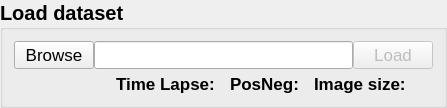
     <widget class="QGroupBox" name="groupBox">
      <property name="font">
       <font>
        <pointsize>15</pointsize>
        <weight>75</weight>
        <bold>true</bold>
       </font>
      </property>
      <property name="title">
       <string>Load dataset</string>
      </property>
      <layout class="QGridLayout" name="gridLayout_17">
       <property name="verticalSpacing">
        <number>5</number>
       </property>
       <item row="0" column="0">
        <layout class="QHBoxLayout" name="horizontalLayout_3">
         <item>
          <widget class="QPushButton" name="pushButton_file_browser">
           <property name="font">
            <font>
             <pointsize>13</pointsize>
             <weight>50</weight>
             <bold>false</bold>
            </font>
           </property>
           <property name="text">
            <string>Browse</string>
           </property>
          </widget>
         </item>
         <item>
          <widget class="QLineEdit" name="lineEdit_file_path">
           <property name="font">
            <font>
             <pointsize>13</pointsize>
             <weight>50</weight>
             <bold>false</bold>
            </font>
           </property>
          </widget>
         </item>
         <item>
          <widget class="QPushButton" name="pushButton_load_dataset">
           <property name="enabled">
            <bool>false</bool>
           </property>
           <property name="font">
            <font>
             <pointsize>13</pointsize>
             <weight>50</weight>
             <bold>false</bold>
            </font>
           </property>
           <property name="text">
            <string>Load</string>
           </property>
          </widget>
         </item>
        </layout>
       </item>
       <item row="1" column="0">
        <layout class="QGridLayout" name="gridLayout_18" columnstretch="0,1,0,1,0,1">
         <property name="leftMargin">
          <number>102</number>
         </property>
         <property name="rightMargin">
          <number>12</number>
         </property>
         <item row="1" column="3">
          <widget class="QLabel" name="label_PosNeg">
           <property name="font">
            <font>
             <pointsize>13</pointsize>
             <weight>50</weight>
             <bold>false</bold>
            </font>
           </property>
           <property name="text">
            <string/>
           </property>
           <property name="alignment">
            <set>Qt::AlignLeading|Qt::AlignLeft|Qt::AlignVCenter</set>
           </property>
          </widget>
         </item>
         <item row="1" column="1">
          <widget class="QLabel" name="label_time_lapse">
           <property name="font">
            <font>
             <pointsize>13</pointsize>
             <weight>50</weight>
             <bold>false</bold>
            </font>
           </property>
           <property name="text">
            <string/>
           </property>
           <property name="alignment">
            <set>Qt::AlignLeading|Qt::AlignLeft|Qt::AlignVCenter</set>
           </property>
          </widget>
         </item>
         <item row="1" column="2">
          <widget class="QLabel" name="label2_3">
           <property name="font">
            <font>
             <pointsize>13</pointsize>
             <weight>75</weight>
             <bold>true</bold>
            </font>
           </property>
           <property name="text">
            <string>PosNeg: </string>
           </property>
          </widget>
         </item>
         <item row="1" column="4">
          <widget class="QLabel" name="label_18">
           <property name="font">
            <font>
             <pointsize>13</pointsize>
             <weight>75</weight>
             <bold>true</bold>
            </font>
           </property>
           <property name="text">
            <string>Image size: </string>
           </property>
          </widget>
         </item>
         <item row="1" column="0">
          <widget class="QLabel" name="label_21">
           <property name="font">
            <font>
             <pointsize>13</pointsize>
             <weight>75</weight>
             <bold>true</bold>
            </font>
           </property>
           <property name="text">
            <string>Time Lapse: </string>
           </property>
          </widget>
         </item>
         <item row="1" column="5">
          <widget class="QLabel" name="label_image_size">
           <property name="font">
            <font>
             <pointsize>13</pointsize>
             <weight>50</weight>
             <bold>false</bold>
            </font>
           </property>
           <property name="text">
            <string/>
           </property>
          </widget>
         </item>
        </layout>
       </item>
      </layout>
     </widget>
